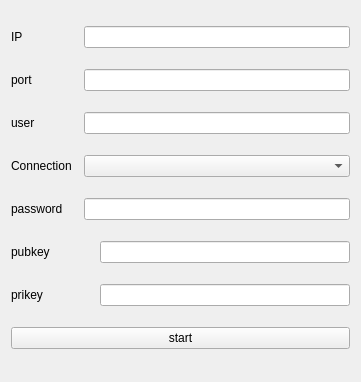
<?xml version="1.0" encoding="UTF-8"?>
<ui version="4.0">
 <class>loginDialog</class>
 <widget class="QWidget" name="loginDialog">
  <property name="geometry">
   <rect>
    <x>0</x>
    <y>0</y>
    <width>361</width>
    <height>382</height>
   </rect>
  </property>
  <property name="windowTitle">
   <string>loginDialog</string>
  </property>
  <layout class="QVBoxLayout" name="verticalLayout">
   <item>
    <layout class="QHBoxLayout" name="horizontalLayout_ip" stretch="1,4">
     <item>
      <widget class="ElaText" name="label_ip">
       <property name="text">
        <string>IP </string>
       </property>
      </widget>
     </item>
     <item>
      <widget class="ElaLineEdit" name="lineEdit_ip"/>
     </item>
    </layout>
   </item>
   <item>
    <layout class="QHBoxLayout" name="horizontalLayout_port" stretch="1,4">
     <item>
      <widget class="ElaText" name="label_port">
       <property name="text">
        <string>port</string>
       </property>
      </widget>
     </item>
     <item>
      <widget class="ElaLineEdit" name="lineEdit_port"/>
     </item>
    </layout>
   </item>
   <item>
    <layout class="QHBoxLayout" name="horizontalLayout_user" stretch="1,4">
     <item>
      <widget class="ElaText" name="label_user">
       <property name="text">
        <string>user </string>
       </property>
      </widget>
     </item>
     <item>
      <widget class="ElaLineEdit" name="lineEdit_user"/>
     </item>
    </layout>
   </item>
   <item>
    <layout class="QHBoxLayout" name="horizontalLayout_connection" stretch="1,4">
     <item>
      <widget class="ElaText" name="label_connection">
       <property name="text">
        <string>Connection</string>
       </property>
      </widget>
     </item>
     <item>
      <widget class="ElaComboBox" name="comboBox_connection"/>
     </item>
    </layout>
   </item>
   <item>
    <layout class="QHBoxLayout" name="horizontalLayout_password" stretch="1,4">
     <item>
      <widget class="ElaText" name="label_password">
       <property name="text">
        <string>password</string>
       </property>
      </widget>
     </item>
     <item>
      <widget class="ElaLineEdit" name="lineEdit_password"/>
     </item>
    </layout>
   </item>
   <item>
    <layout class="QHBoxLayout" name="horizontalLayout_pubkey" stretch="1,3">
     <item>
      <widget class="ElaText" name="label_pubkey">
       <property name="text">
        <string>pubkey</string>
       </property>
      </widget>
     </item>
     <item>
      <widget class="ElaLineEdit" name="lineEdit_pubkey"/>
     </item>
    </layout>
   </item>
   <item>
    <layout class="QHBoxLayout" name="horizontalLayout_prikey" stretch="1,3">
     <item>
      <widget class="ElaText" name="label_prikey">
       <property name="text">
        <string>prikey</string>
       </property>
      </widget>
     </item>
     <item>
      <widget class="ElaLineEdit" name="lineEdit_prikey"/>
     </item>
    </layout>
   </item>
   <item>
    <widget class="ElaPushButton" name="pushButton_start">
     <property name="text">
      <string>start</string>
     </property>
    </widget>
   </item>
  </layout>
 </widget>
 <customwidgets>
  <customwidget>
   <class>ElaText</class>
   <extends>QLabel</extends>
   <header location="global">ElaText.h</header>
  </customwidget>
  <customwidget>
   <class>ElaLineEdit</class>
   <extends>QLineEdit</extends>
   <header location="global">ElaLineEdit.h</header>
  </customwidget>
  <customwidget>
   <class>ElaComboBox</class>
   <extends>QComboBox</extends>
   <header location="global">ElaComboBox.h</header>
  </customwidget>
  <customwidget>
   <class>ElaPushButton</class>
   <extends>QPushButton</extends>
   <header location="global">ElaPushButton.h</header>
  </customwidget>
 </customwidgets>
 <resources/>
 <connections/>
</ui>
